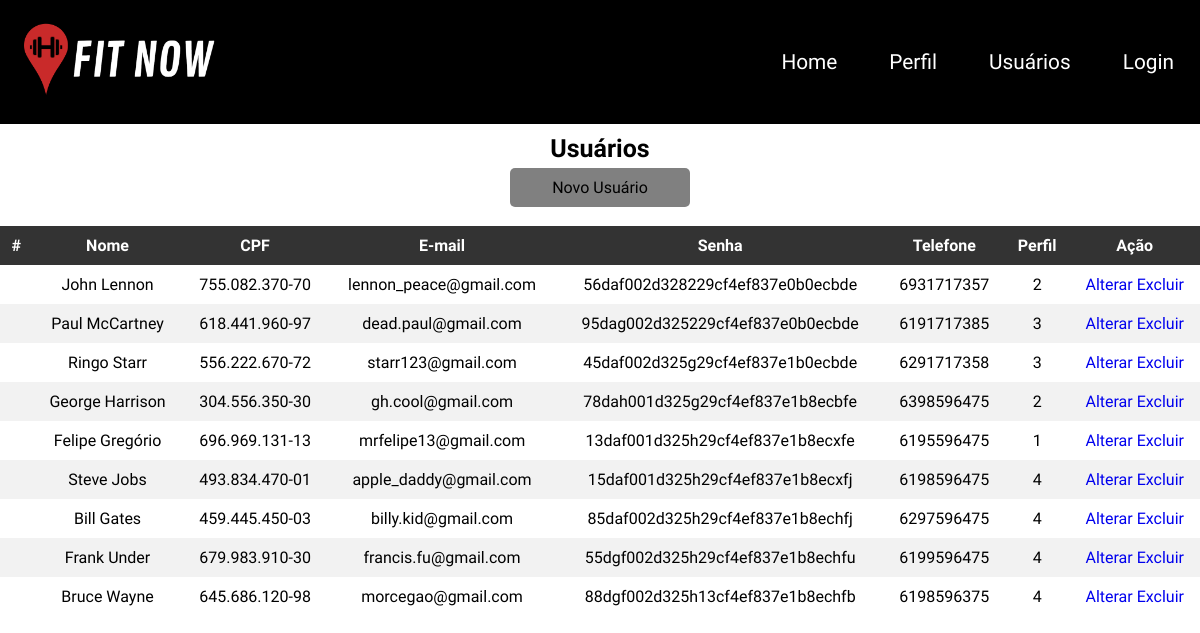
Page /usuarios/index.php on the committed database.
### tables this page shows
CREATE TABLE `Usuarios` (
	`idUsuario` int not null primary key auto_increment,
    `nome` varchar(45) not null,
    `cpf` varchar(15) not null,
    `email` varchar(60) not null,
    `senha` varchar(60) not null,
    `telefone` varchar(11) not null,
    `perfil_id` int not null,
    foreign key (perfil_id) references Perfis(idPerfil)
);

### src/databases/conexao.php (called while the page is built, shortened)
<?php
    class Conexao
    {
        public static function getConexao()
        {
            try {
                return new PDO("mysql:host=localhost;dbname=fitnowbd;", "root", "");
            } catch(Exception $e) {
                echo 'Erro ao conectar com o banco de dados . ' . $e->getMessage();
            }
        }
    }

### src/dao/usuariodao.php (called while the page is built, shortened)
<?php
require_once __DIR__ . '/../databases/conexao.php';
class UsuarioDAO
{
    private $dbh;
    public function __construct(){
        $this->dbh = Conexao::getConexao();
    }
    public function getAll(){
        $query = "SELECT * FROM fitnowbd.usuarios;";
        $stmt = $this->dbh->query($query);
        $rows = $stmt->fetchAll();
        $this->dbh = null;
        return $rows;
    }
}
?>

### usuarios/index.php (the view, shortened to what this page needs)
<?php
    require_once '../src/databases/conexao.php';
    require_once '../src/dao/usuariodao.php';
    $dao = new UsuarioDAO();
    $usuarios = $dao->getAll();
    $quantidadeRegistros = count($usuarios);
?>
<!DOCTYPE html>
<html lang="pt-br">
<head>
    <link href="../assests/css/boot.css" rel="stylesheet">
    <link href="../assests/css/fonticon.css" rel="stylesheet">
    <link rel="stylesheet" href="../assests/css/modal.css">
    <link rel="stylesheet" href="../assests/css/login.css">
    <link rel="stylesheet" href="../assests/css/styles.css">
    <link rel="stylesheet" href="../assests/css/index_usuario.css">
</head>
<body>
    <header class="main_header">
        <div class="main_header_content">
            <a href="home.html" class="logo">
                <img id="logofit" src="../img/logofit.png" alt="FITNOW - A qualquer hora e qualquer lugar"
                    title="FITNOW - A qualquer hora e qualquer lugar"></a>
            <nav class="main_header_content_menu">
                <ul>
                    <li><a href="">Home</a></li>
                    <li><a href="../perfis/index.php">Perfil</a></li>
                    <li><a href="index.php">Usuários</a></li>
                    <li><a href="../auth/index.php">Login</a></li>
                </ul>
            </nav>
        </div>
    </header>
    <main>
        <h1>Usuários</h1>
        <section class="section__btn">
            <a class="btn" href="create.php">Novo Usuário</a>
        </section>
        <br>
        <div class="outcontainer" >
            <section class="container">
            <table class="center-table" >
                <thead>
                    <tr>
                        <th>#</th>
                        <th>Nome</th>
                        <th>CPF</th>
                        <th>E-mail</th>
                        <th>Senha</th>
                        <th>Telefone</th>
                        <th>Perfil</th>
                        <th>Ação</th>
                    </tr>
                </thead>
                <tbody>
                    <?php if ($quantidadeRegistros == "0"): ?>
                        <tr>
                            <td colspan="7">Não existem usuários cadastrados.</td>
                        </tr>
                    <?php else: ?>
                        <?php foreach ($usuarios as $usuario) : ?>
                        <tr>
                            <td><?php echo $usuario['idUsuarios'];?></td>
                            <td><?= $usuario['nome'];?></td>
                            <td><?= $usuario['cpf'];?></td>
                            <td><?= $usuario['email'];?></td>
                            <td><?= $usuario['senha'];?></td>
                            <td><?= $usuario['telefone'];?></td>
                            <td><?= $usuario['perfil_id'];?></td>
                            <td class="td__operacao">
                                <a class="btns" href="edit.php?id=<?=$usuario['idUsuarios'];?>">Alterar</a>
                                <a class="btns" href="delete.php?id=<?=$usuario['idUsuarios'];?>" onclick="return confirm('Deseja confirmar a operação?');">Excluir</a>
                            </td>
                        </tr>
                        <?php endforeach; ?>
                    <?php endif; $dbh = null; ?>
                </tbody>
            </table>
            </section>
        </div>
    </main>
</body>
</html>

### assests/css/boot.css (style rules this page uses)
* { padding: 0; margin: 0; box-sizing: border-box; text-decoration: none; font-size: 1em; font-family: 'Ubuntu', sans-serif; }

### assests/css/styles.css (style rules this page uses)
.main_header { width: 100%; background-color: black; }
.main_header .main_header_content { max-width: 1300px; margin: 0 auto; display: flex; flex-wrap: wrap; }
.main_header .main_header_content .logo { flex-basis: 330px; padding: 20px; width: 290px; }
#logofit { width: 200px; }
.main_header .main_header_content .main_header_content_menu { flex-basis: calc(100% - 330px); display: flex; justify-content: flex-end; }
.main_header_content_menu ul { display: flex; align-items: stretch; }
.main_header_content_menu ul li { list-style: none; display: flex; align-items: center; }
.main_header_content_menu ul li a { padding: 0 26px; display: flex; font-size: 1.3rem; align-items: center; height: 100%; color:white; }

### assests/css/index_usuario.css (style rules this page uses)
* { margin: 0; padding: 0; box-sizing: border-box; }
h1 { text-align: center; font-size: 25px; margin-top: 10px; margin-bottom: 5px; }
.btn { background-color: grey; color: black; border-radius: 5px; border: none; padding: 10px 20px; display: block; width: 15%; text-align: center; margin: auto; }
table { width: 100%; border-collapse: collapse; text-align: center; }
th { background-color: #333; color: white; font-weight: bold; padding: 10px; }
tr:nth-child(even) { background-color: #f2f2f2; }
td { padding: 10px; }

### rows in the picture
usuarios: nome "John Lennon", cpf "755.082.370-70", email "lennon_peace@gmail.com", senha "56daf002d328229cf4ef837e0b0ecbde", telefone "6931717357", perfil "2"
usuarios: nome "Paul McCartney", cpf "618.441.960-97", email "dead.paul@gmail.com", senha "95dag002d325229cf4ef837e0b0ecbde", telefone "6191717385", perfil "3"
usuarios: nome "Ringo Starr", cpf "556.222.670-72", email "starr123@gmail.com", senha "45daf002d325g29cf4ef837e1b0ecbde", telefone "6291717358", perfil "3"
usuarios: nome "George Harrison", cpf "304.556.350-30", email "gh.cool@gmail.com", senha "78dah001d325g29cf4ef837e1b8ecbfe", telefone "6398596475", perfil "2"
usuarios: nome "Felipe Gregório", cpf "696.969.131-13", email "mrfelipe13@gmail.com", senha "13daf001d325h29cf4ef837e1b8ecxfe", telefone "6195596475", perfil "1"
usuarios: nome "Steve Jobs", cpf "493.834.470-01", email "apple_daddy@gmail.com", senha "15daf001d325h29cf4ef837e1b8ecxfj", telefone "6198596475", perfil "4"
usuarios: nome "Bill Gates", cpf "459.445.450-03", email "billy.kid@gmail.com", senha "85daf002d325h29cf4ef837e1b8echfj", telefone "6297596475", perfil "4"
usuarios: nome "Frank Under", cpf "679.983.910-30", email "francis.fu@gmail.com", senha "55dgf002d325h29cf4ef837e1b8echfu", telefone "6199596475", perfil "4"
usuarios: nome "Bruce Wayne", cpf "645.686.120-98", email "morcegao@gmail.com", senha "88dgf002d325h13cf4ef837e1b8echfb", telefone "6198596375", perfil "4"
